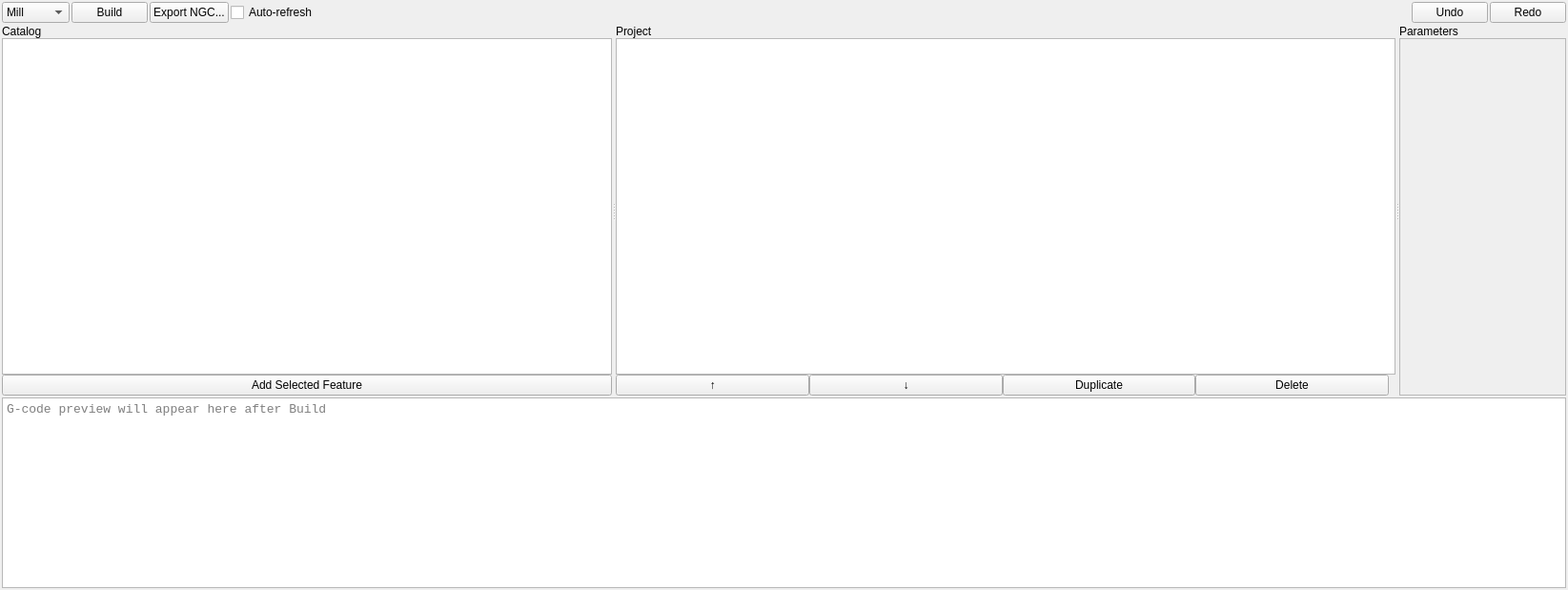
<?xml version="1.0" encoding="UTF-8"?>
<ui version="4.0">
 <class>NATIVECAM</class>
 <widget class="QWidget" name="NATIVECAM">
  <property name="geometry">
   <rect>
    <x>0</x>
    <y>0</y>
    <width>1645</width>
    <height>619</height>
   </rect>
  </property>
  <property name="windowTitle">
   <string>NativeCAM</string>
  </property>
  <property name="sidebar" stdset="0">
   <bool>false</bool>
  </property>
  <layout class="QVBoxLayout" name="verticalLayout">
   <property name="spacing">
    <number>2</number>
   </property>
   <property name="leftMargin">
    <number>2</number>
   </property>
   <property name="topMargin">
    <number>2</number>
   </property>
   <property name="rightMargin">
    <number>2</number>
   </property>
   <property name="bottomMargin">
    <number>2</number>
   </property>
   <item>
    <layout class="QHBoxLayout" name="toolbarLayout">
     <item>
      <widget class="QComboBox" name="catalogCombo">
       <property name="toolTip">
        <string>Select catalog (mill, lathe, plasma)</string>
       </property>
       <item>
        <property name="text">
         <string>Mill</string>
        </property>
       </item>
       <item>
        <property name="text">
         <string>Lathe</string>
        </property>
       </item>
       <item>
        <property name="text">
         <string>Plasma</string>
        </property>
       </item>
      </widget>
     </item>
     <item>
      <widget class="QPushButton" name="buildButton">
       <property name="text">
        <string>Build</string>
       </property>
       <property name="toolTip">
        <string>Generate G-code and load into LinuxCNC</string>
       </property>
      </widget>
     </item>
     <item>
      <widget class="QPushButton" name="exportButton">
       <property name="text">
        <string>Export NGC...</string>
       </property>
       <property name="toolTip">
        <string>Save G-code to file</string>
       </property>
      </widget>
     </item>
     <item>
      <widget class="QCheckBox" name="autoRefreshCheck">
       <property name="text">
        <string>Auto-refresh</string>
       </property>
       <property name="toolTip">
        <string>Automatically reload generated G-code in LinuxCNC</string>
       </property>
      </widget>
     </item>
     <item>
      <spacer name="toolbarSpacer">
       <property name="orientation">
        <enum>Qt::Horizontal</enum>
       </property>
       <property name="sizeHint" stdset="0">
        <size>
         <width>40</width>
         <height>20</height>
        </size>
       </property>
      </spacer>
     </item>
     <item>
      <widget class="QPushButton" name="undoButton">
       <property name="text">
        <string>Undo</string>
       </property>
      </widget>
     </item>
     <item>
      <widget class="QPushButton" name="redoButton">
       <property name="text">
        <string>Redo</string>
       </property>
      </widget>
     </item>
    </layout>
   </item>
   <item>
    <widget class="QSplitter" name="mainSplitter">
     <property name="orientation">
      <enum>Qt::Horizontal</enum>
     </property>
     <widget class="QWidget" name="leftPanel">
      <layout class="QVBoxLayout" name="leftLayout">
       <property name="spacing">
        <number>0</number>
       </property>
       <property name="leftMargin">
        <number>0</number>
       </property>
       <property name="topMargin">
        <number>0</number>
       </property>
       <property name="rightMargin">
        <number>0</number>
       </property>
       <property name="bottomMargin">
        <number>0</number>
       </property>
       <item>
        <widget class="QLabel" name="catalogLabel">
         <property name="text">
          <string>Catalog</string>
         </property>
        </widget>
       </item>
       <item>
        <widget class="QTreeWidget" name="catalogTree">
         <property name="headerHidden">
          <bool>true</bool>
         </property>
         <property name="dragEnabled">
          <bool>false</bool>
         </property>
         <property name="rootIsDecorated">
          <bool>true</bool>
         </property>
        </widget>
       </item>
       <item>
        <widget class="QPushButton" name="addFeatureButton">
         <property name="text">
          <string>Add Selected Feature</string>
         </property>
         <property name="toolTip">
          <string>Add the selected feature to the project</string>
         </property>
        </widget>
       </item>
      </layout>
     </widget>
     <widget class="QWidget" name="centerPanel">
      <layout class="QVBoxLayout" name="centerLayout">
       <property name="spacing">
        <number>0</number>
       </property>
       <property name="leftMargin">
        <number>0</number>
       </property>
       <property name="topMargin">
        <number>0</number>
       </property>
       <property name="rightMargin">
        <number>0</number>
       </property>
       <property name="bottomMargin">
        <number>0</number>
       </property>
       <item>
        <widget class="QLabel" name="projectLabel">
         <property name="text">
          <string>Project</string>
         </property>
        </widget>
       </item>
       <item>
        <widget class="QTreeWidget" name="projectTree">
         <property name="headerHidden">
          <bool>true</bool>
         </property>
         <property name="dragEnabled">
          <bool>true</bool>
         </property>
         <property name="dragDropMode">
          <enum>QAbstractItemView::InternalMove</enum>
         </property>
        </widget>
       </item>
       <item>
        <layout class="QHBoxLayout" name="projectButtonLayout">
         <item>
          <widget class="QPushButton" name="moveUpButton">
           <property name="text">
            <string>↑</string>
           </property>
           <property name="toolTip">
            <string>Move feature up</string>
           </property>
          </widget>
         </item>
         <item>
          <widget class="QPushButton" name="moveDownButton">
           <property name="text">
            <string>↓</string>
           </property>
           <property name="toolTip">
            <string>Move feature down</string>
           </property>
          </widget>
         </item>
         <item>
          <widget class="QPushButton" name="duplicateButton">
           <property name="text">
            <string>Duplicate</string>
           </property>
           <property name="toolTip">
            <string>Duplicate selected feature</string>
           </property>
          </widget>
         </item>
         <item>
          <widget class="QPushButton" name="deleteButton">
           <property name="text">
            <string>Delete</string>
           </property>
           <property name="toolTip">
            <string>Delete selected feature</string>
           </property>
          </widget>
         </item>
         <item>
          <spacer name="projectButtonSpacer">
           <property name="orientation">
            <enum>Qt::Horizontal</enum>
           </property>
          </spacer>
         </item>
        </layout>
       </item>
      </layout>
     </widget>
     <widget class="QWidget" name="rightPanel">
      <layout class="QVBoxLayout" name="rightLayout">
       <property name="spacing">
        <number>0</number>
       </property>
       <property name="leftMargin">
        <number>0</number>
       </property>
       <property name="topMargin">
        <number>0</number>
       </property>
       <property name="rightMargin">
        <number>0</number>
       </property>
       <property name="bottomMargin">
        <number>0</number>
       </property>
       <item>
        <widget class="QLabel" name="paramLabel">
         <property name="text">
          <string>Parameters</string>
         </property>
        </widget>
       </item>
       <item>
        <widget class="QScrollArea" name="paramScrollArea">
         <property name="widgetResizable">
          <bool>true</bool>
         </property>
         <widget class="QWidget" name="paramWidget">
          <layout class="QVBoxLayout" name="paramLayout"/>
         </widget>
        </widget>
       </item>
      </layout>
     </widget>
    </widget>
   </item>
   <item>
    <widget class="QTextEdit" name="gcodePreview">
     <property name="maximumSize">
      <size>
       <width>16777215</width>
       <height>200</height>
      </size>
     </property>
     <property name="font">
      <font>
       <family>monospace</family>
       <pointsize>10</pointsize>
      </font>
     </property>
     <property name="readOnly">
      <bool>true</bool>
     </property>
     <property name="placeholderText">
      <string>G-code preview will appear here after Build</string>
     </property>
    </widget>
   </item>
  </layout>
 </widget>
</ui>
